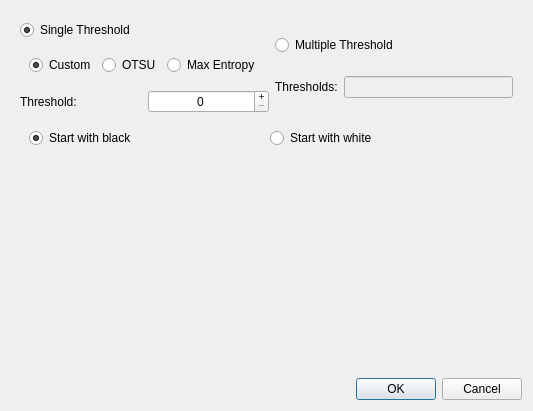
<?xml version="1.0" encoding="UTF-8"?>
<ui version="4.0">
 <class>ToBlackAndWhiteDialog</class>
 <widget class="QDialog" name="ToBlackAndWhiteDialog">
  <property name="geometry">
   <rect>
    <x>0</x>
    <y>0</y>
    <width>533</width>
    <height>396</height>
   </rect>
  </property>
  <property name="windowTitle">
   <string>Dialog</string>
  </property>
  <layout class="QVBoxLayout" name="verticalLayout_3">
   <item>
    <widget class="QWidget" name="widget_2" native="true">
     <property name="sizePolicy">
      <sizepolicy hsizetype="Preferred" vsizetype="Maximum">
       <horstretch>0</horstretch>
       <verstretch>0</verstretch>
      </sizepolicy>
     </property>
     <layout class="QVBoxLayout" name="verticalLayout_2">
      <item>
       <layout class="QHBoxLayout" name="horizontalLayout_5">
        <item>
         <layout class="QGridLayout" name="gridLayout">
          <item row="0" column="0" colspan="2">
           <widget class="QRadioButton" name="singleButton">
            <property name="text">
             <string>Single Threshold</string>
            </property>
            <property name="checked">
             <bool>true</bool>
            </property>
           </widget>
          </item>
          <item row="1" column="0" colspan="2">
           <widget class="QWidget" name="widget_3" native="true">
            <layout class="QHBoxLayout" name="horizontalLayout_3">
             <item>
              <widget class="QRadioButton" name="customButton">
               <property name="text">
                <string>Custom</string>
               </property>
               <property name="checked">
                <bool>true</bool>
               </property>
              </widget>
             </item>
             <item>
              <widget class="QRadioButton" name="OTSUButton">
               <property name="text">
                <string>OTSU</string>
               </property>
              </widget>
             </item>
             <item>
              <widget class="QRadioButton" name="maxEntropyButton">
               <property name="text">
                <string>Max Entropy</string>
               </property>
              </widget>
             </item>
            </layout>
           </widget>
          </item>
          <item row="2" column="0">
           <widget class="QLabel" name="label">
            <property name="text">
             <string>Threshold:</string>
            </property>
           </widget>
          </item>
          <item row="2" column="1">
           <widget class="QSpinBox" name="thresholdSpinBox">
            <property name="alignment">
             <set>Qt::AlignCenter</set>
            </property>
            <property name="buttonSymbols">
             <enum>QAbstractSpinBox::PlusMinus</enum>
            </property>
            <property name="maximum">
             <number>255</number>
            </property>
           </widget>
          </item>
         </layout>
        </item>
        <item>
         <layout class="QVBoxLayout" name="verticalLayout">
          <item>
           <widget class="QRadioButton" name="multipleButton">
            <property name="text">
             <string>Multiple Threshold</string>
            </property>
           </widget>
          </item>
          <item>
           <layout class="QHBoxLayout" name="horizontalLayout_2">
            <item>
             <widget class="QLabel" name="label_2">
              <property name="text">
               <string>Thresholds:</string>
              </property>
             </widget>
            </item>
            <item>
             <widget class="QLineEdit" name="thresholdsEdit">
              <property name="enabled">
               <bool>false</bool>
              </property>
             </widget>
            </item>
           </layout>
          </item>
         </layout>
        </item>
       </layout>
      </item>
      <item>
       <widget class="QWidget" name="widget" native="true">
        <layout class="QHBoxLayout" name="horizontalLayout">
         <item>
          <widget class="QRadioButton" name="blackButton">
           <property name="text">
            <string>Start with black</string>
           </property>
           <property name="checked">
            <bool>true</bool>
           </property>
          </widget>
         </item>
         <item>
          <widget class="QRadioButton" name="whiteButton">
           <property name="text">
            <string>Start with white</string>
           </property>
          </widget>
         </item>
        </layout>
       </widget>
      </item>
     </layout>
    </widget>
   </item>
   <item>
    <widget class="ImageViewWidget" name="imageViewerWidget" native="true">
     <property name="sizePolicy">
      <sizepolicy hsizetype="Preferred" vsizetype="MinimumExpanding">
       <horstretch>0</horstretch>
       <verstretch>0</verstretch>
      </sizepolicy>
     </property>
     <property name="minimumSize">
      <size>
       <width>0</width>
       <height>200</height>
      </size>
     </property>
    </widget>
   </item>
   <item>
    <layout class="QHBoxLayout" name="horizontalLayout_4">
     <item>
      <spacer name="horizontalSpacer_2">
       <property name="orientation">
        <enum>Qt::Horizontal</enum>
       </property>
       <property name="sizeHint" stdset="0">
        <size>
         <width>40</width>
         <height>20</height>
        </size>
       </property>
      </spacer>
     </item>
     <item>
      <widget class="QPushButton" name="okPushButton">
       <property name="sizePolicy">
        <sizepolicy hsizetype="Preferred" vsizetype="Fixed">
         <horstretch>0</horstretch>
         <verstretch>0</verstretch>
        </sizepolicy>
       </property>
       <property name="text">
        <string>OK</string>
       </property>
      </widget>
     </item>
     <item>
      <widget class="QPushButton" name="cancelPushButton">
       <property name="sizePolicy">
        <sizepolicy hsizetype="Preferred" vsizetype="Fixed">
         <horstretch>0</horstretch>
         <verstretch>0</verstretch>
        </sizepolicy>
       </property>
       <property name="text">
        <string>Cancel</string>
       </property>
      </widget>
     </item>
    </layout>
   </item>
  </layout>
 </widget>
 <customwidgets>
  <customwidget>
   <class>ImageViewWidget</class>
   <extends>QWidget</extends>
   <header>imageviewwidget.h</header>
   <container>1</container>
  </customwidget>
 </customwidgets>
 <resources/>
 <connections/>
</ui>
